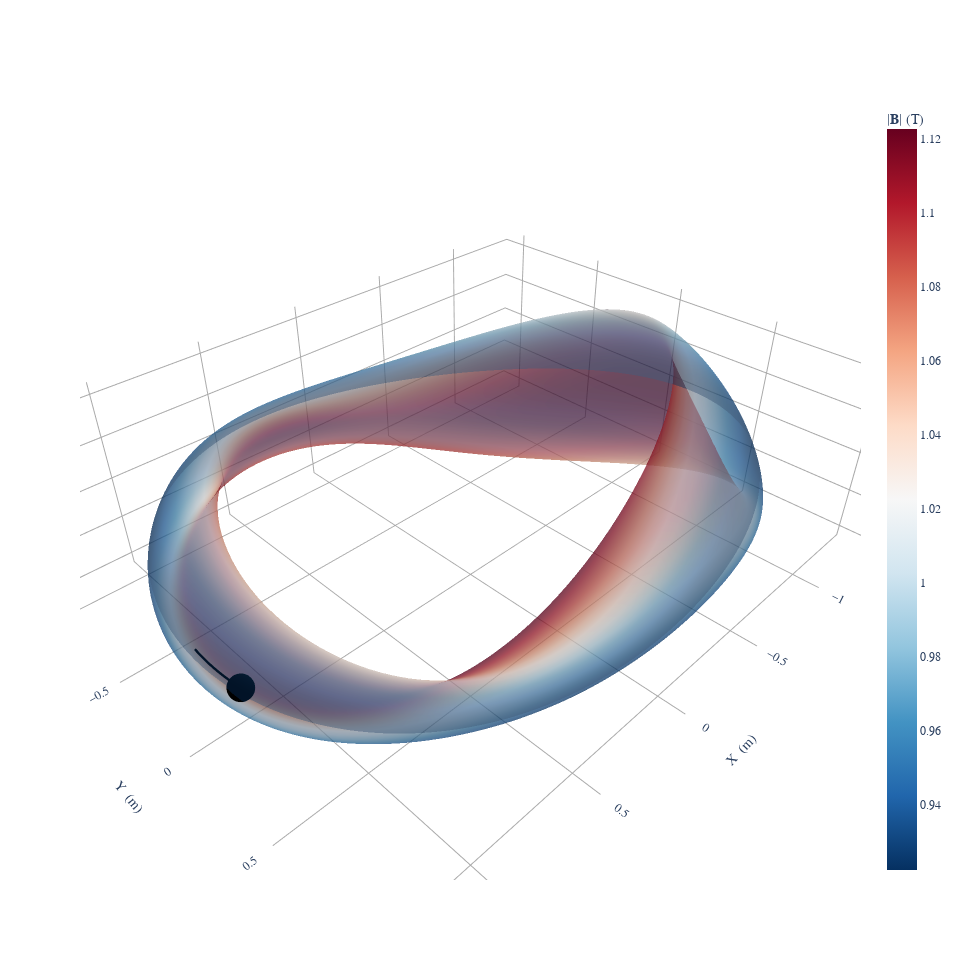

The cell this chart's notebook holds for it:
### Code cell
eq = desc.examples.get("precise_QA")
model = VacuumGuidingCenterTrajectory(frame="flux")
ts = np.linspace(0, 1e-4, 1000)
rhos = jnp.linspace(0.7, 0.8, 1)
initializer = ManualParticleInitializerFlux(
    rho0=rhos,
    theta0=0,
    zeta0=0,
    xi0=1,
    E=1e-1,
    m=4.0,
    q=1.0,
)
fig = plot_3d(eq, "|B|", alpha=0.5)
plot_particle_trajectories(eq, model, initializer, ts, fig=fig)

### Figure 1 — Plotly figure (JSON) as saved in the notebook; plotly's stock layout.template omitted (floating-point values rounded to 4 significant figures; data arrays with more than 128 entries replaced by an {"elided": "..."} marker saying what was removed)
{"data": [{"colorbar": {"title": {"text": "|𝐁| (T)"}}, "colorscale": [[0, "rgb(5,48,97)"], [0.1, "rgb(33,102,172)"], [0.2, "rgb(67,147,195)"], [0.3, "rgb(146,197,222)"], [0.4, "rgb(209,229,240)"], [0.5, "rgb(247,247,247)"], [0.6, "rgb(253,219,199)"], [0.7, "rgb(244,165,130)"], [0.8, "rgb(214,96,77)"], [0.9, "rgb(178,24,43)"], [1, "rgb(103,0,31)"]], "flatshading": true, "i": {"elided": "40200 int values"}, "intensity": {"elided": "20301 float values"}, "j": {"elided": "40200 int values"}, "k": {"elided": "40200 int values"}, "name": "|𝐁| (T)", "opacity": 0.5, "showscale": true, "type": "mesh3d", "x": {"elided": "20301 float values"}, "y": {"elided": "20301 float values"}, "z": {"elided": "20301 float values"}}, {"hovertext": "Particle[0]", "line": {"color": "black", "dash": "solid", "width": 5}, "marker": {"size": 0}, "mode": "lines", "name": "Particle[0]", "showlegend": false, "type": "scatter3d", "x": {"elided": "1000 float values"}, "y": {"elided": "1000 float values"}, "z": {"elided": "1000 float values"}}, {"hovertext": "Particle[0] End Point", "marker": {"color": "black", "size": 10}, "mode": "markers", "name": "Particle[0] End Point", "showlegend": false, "type": "scatter3d", "x": [1.265], "y": [0.2117], "z": [-0.0441]}], "layout": {"font": {"family": "Times"}, "height": 960.5, "scene": {"aspectmode": "data", "xaxis": {"backgroundcolor": "white", "gridcolor": "darkgrey", "showbackground": false, "showgrid": true, "showticklabels": true, "title": {"text": "X  (m)"}, "zeroline": true, "zerolinecolor": "darkgrey"}, "yaxis": {"backgroundcolor": "white", "gridcolor": "darkgrey", "showbackground": false, "showgrid": true, "showticklabels": true, "title": {"text": "Y  (m)"}, "zeroline": true, "zerolinecolor": "darkgrey"}, "zaxis": {"backgroundcolor": "white", "gridcolor": "darkgrey", "showbackground": false, "showgrid": true, "showticklabels": true, "title": {"text": "Z  (m)"}, "zeroline": true, "zerolinecolor": "darkgrey"}}, "title": {"text": "", "x": 0.5, "xanchor": "center", "y": 0.9, "yanchor": "top"}, "width": 960.5}}
